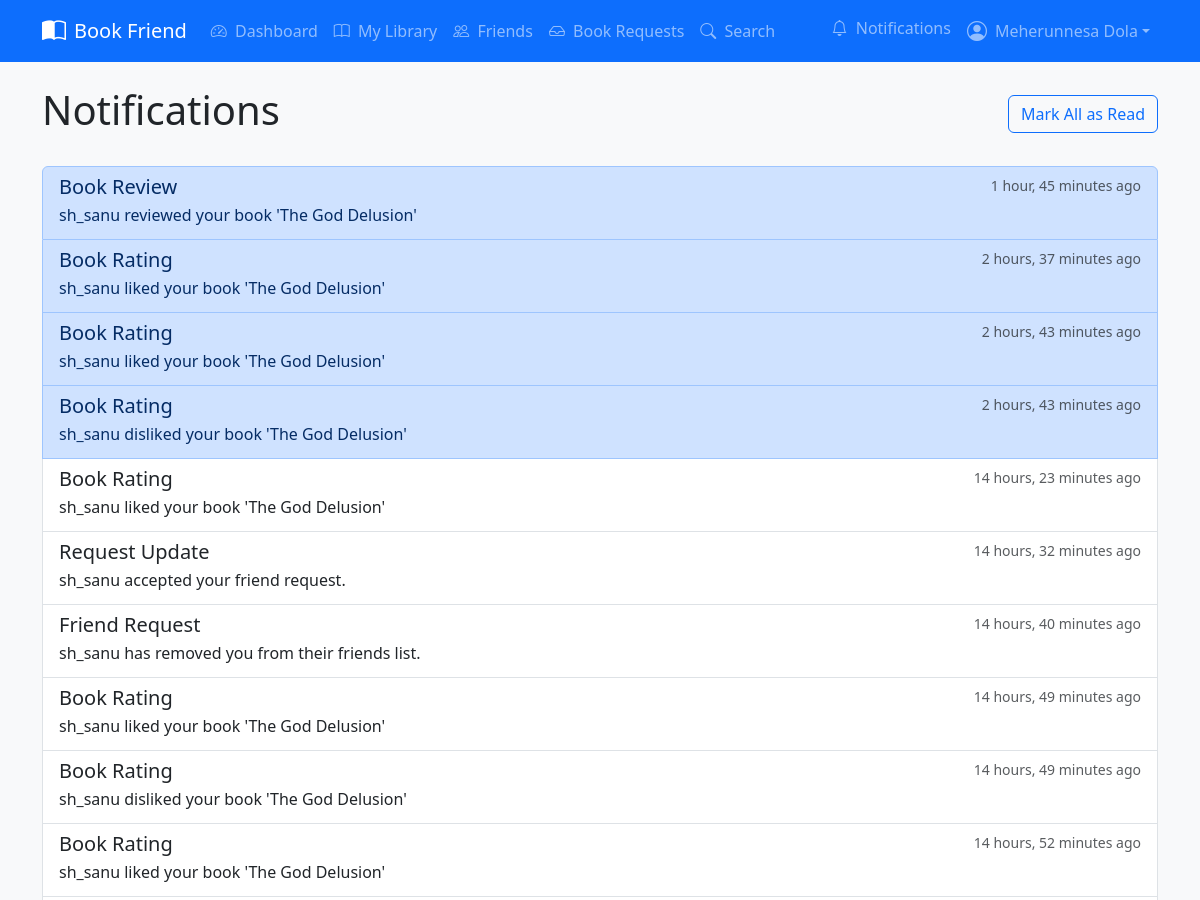
The page /notifications/ (signed in, upper part) on the database as committed earlier.
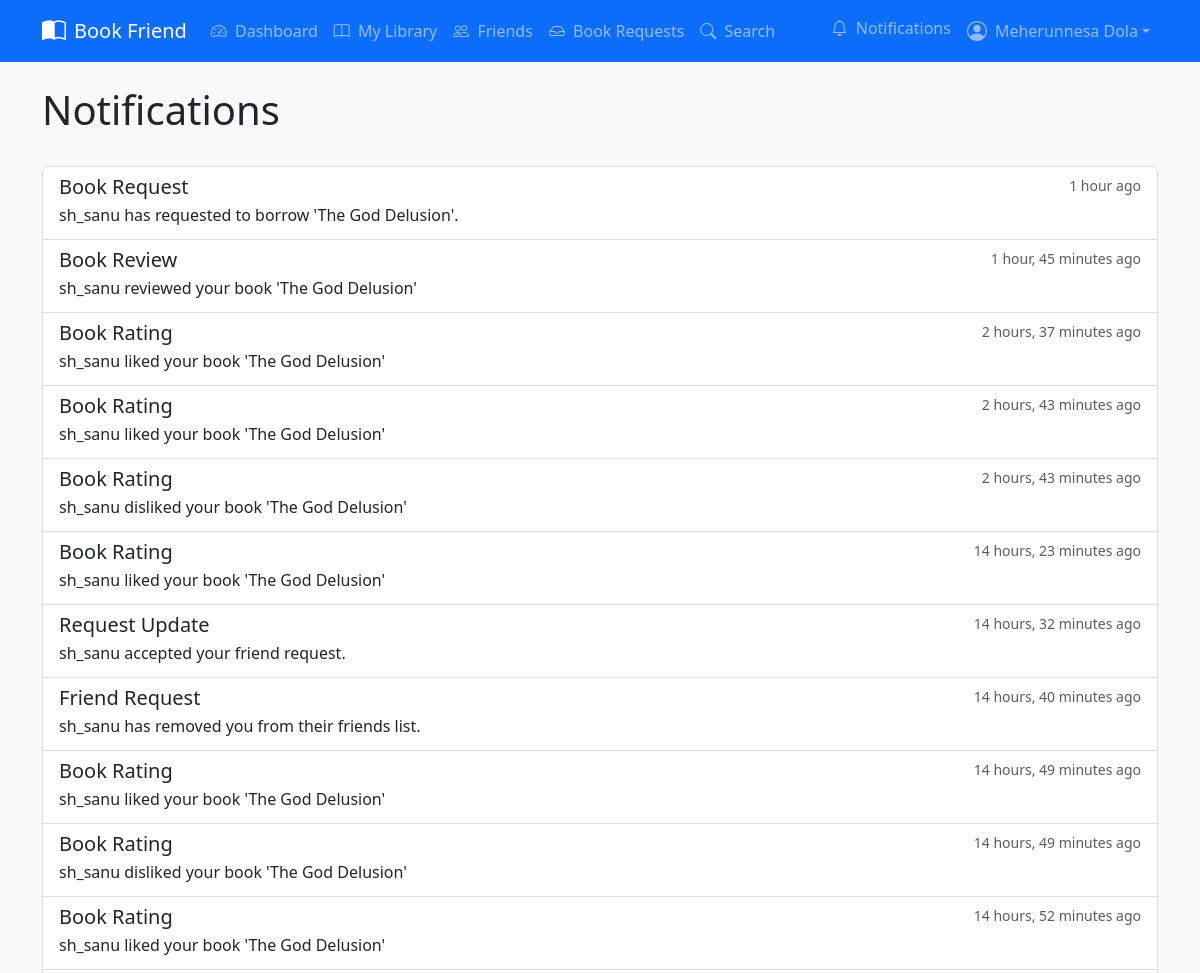
The same page on the database as committed later.
### Core/models.py (models this page shows, shortened)
class Notification(models.Model):
    TYPE_CHOICES = [
        ('friend_request', 'Friend Request'),
        ('book_request', 'Book Request'),
        ('request_update', 'Request Update'),
        ('due_reminder', 'Due Reminder'),
        ('book_rating', 'Book Rating'),
        ('book_review', 'Book Review'), # Added book review notification type
    ]
    user = models.ForeignKey(User, on_delete=models.CASCADE)
    notification_type = models.CharField(max_length=20, choices=TYPE_CHOICES)
    message = models.TextField()
    read = models.BooleanField(default=False)
    created_at = models.DateTimeField(auto_now_add=True)
    related_user = models.ForeignKey(User, on_delete=models.SET_NULL, null=True, blank=True, related_name='related_notifications')
    related_book = models.ForeignKey(Book, on_delete=models.SET_NULL, null=True, blank=True)
    related_book_request = models.ForeignKey(BookRequest, on_delete=models.SET_NULL, null=True, blank=True)
    related_friendship = models.ForeignKey(Friendship, on_delete=models.SET_NULL, null=True, blank=True)
    related_book_review = models.ForeignKey('BookReview', on_delete=models.SET_NULL, null=True, blank=True) # Added book review relation

### Core/views.py (the view)
# urls.py: path("notifications/", views.notifications_view, name="notifications"),
@login_required
def notifications_view(request):
    notifications = Notification.objects.filter(user=request.user).order_by(
        "-created_at"
    )
    unread_count = notifications.filter(read=False).count()
    if request.method == "POST":
        notifications.filter(read=False).update(read=True)
        return redirect("core:notifications")
    context = {
        "notifications": notifications,
        "unread_count": unread_count,
    }
    return render(request, "core/notifications/list.html", context)

### Core/context_processors.py (called while the page is built)
def notification_count(request):
    if request.user.is_authenticated:
        unread_count = Notification.objects.filter(user=request.user, read=False).count()
        return {'unread_notifications': unread_count}
    return {'unread_notifications': 0}

### templates/core/notifications/list.html (shortened to what this page needs)
{% extends 'core/base.html' %}
{% block content %}
<div class="container">
    <div class="d-flex justify-content-between align-items-center mb-4">
        <h1>Notifications</h1>
        {% if unread_count %}
            <form method="post">
                <button type="submit" class="btn btn-outline-primary">Mark All as Read</button>
            </form>
        {% endif %}
    </div>
    {% if notifications %}
        <div class="list-group">
            {% for notification in notifications %}
                <a href="{% url 'core:notification_redirect' notification.id %}" class="list-group-item list-group-item-action {% if not notification.read %}list-group-item-primary{% endif %}">
                    <div class="d-flex w-100 justify-content-between">
                        <h5 class="mb-1">{{ notification.get_notification_type_display }}</h5>
                        <small class="text-muted">{{ notification.created_at|timesince }} ago</small>
                    </div>
                    <p class="mb-1">{{ notification.message }}</p>
                </a>
            {% endfor %}
        </div>
    {% else %}
        <p class="text-muted">No notifications yet.</p>
    {% endif %}
</div>
{% endblock %}

Rows that differ between the two databases and show on the page:
added Notification: notification_type "Book Request", created_at "1 hour", message "sh_sanu has requested to borrow 'The God Delusion'."
changed Notification "Book Review": read False → True (drawn)
changed Notification "2 hours, 37 minutes": read False → True (drawn)
changed Notification (number 4 of 11 on the later page): read False → True (drawn)
changed Notification (number 5 of 11 on the later page): read False → True (drawn)
Other text that changed with them:
text no longer shown: "Mark All as Read"
